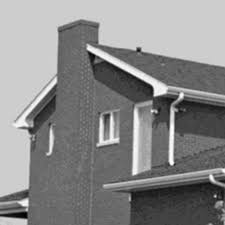
#> input picture 220962076_CV/220962076_week7/images.jpeg, 225 x 225 px
$ python -i week7.py   (imports and definitions only)   (older library calls are emulated)
#> lines starting #> are read from the running program, lines starting #| are printed output that depends on the picture; after the words box and inside, x2 and y2 are one past the last pixel; in counts of white or black regions, pixels touching at a corner belong together
#> further down, picture is the input picture: shape (225, 225, 3); min 0, max 255, mean 136.5
import cv2
import numpy as np
import streamlit as st
from PIL import Image

def harris_corner_detection(image, k=0.04, threshold=0.01):
#> called with k = 0.04, threshold = 0.01
    gray = cv2.cvtColor(image, cv2.COLOR_BGR2GRAY).astype(np.float32)
    Ix = cv2.Sobel(gray, cv2.CV_32F, 1, 0, ksize=3)
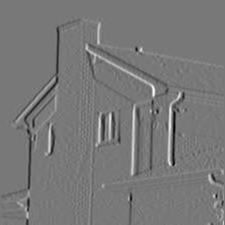
#> Ix: shape (225, 225) float32; min -647, max 717, mean -2.4; drawn with min black and max white
    Iy = cv2.Sobel(gray, cv2.CV_32F, 0, 1, ksize=3)
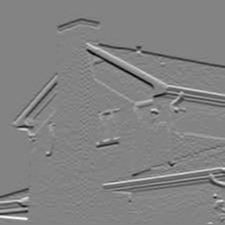
#> Iy: shape (225, 225) float32; min -719, max 678, mean -3.7; drawn with min black and max white

    Ixx = Ix**2
    Ixy = Ix*Iy
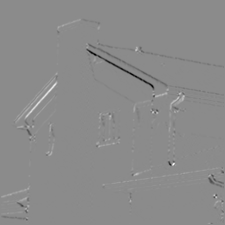
#> Ixy: shape (225, 225) float32; min -263476, max 219296, mean -247.4; drawn with min black and max white
    Iyy = Iy**2

    Sxx = cv2.GaussianBlur(Ixx, (3, 3), 0)
    Sxy = cv2.GaussianBlur(Ixy, (3, 3), 0)
    Syy = cv2.GaussianBlur(Iyy, (3, 3), 0)

    det_M = Sxx * Syy - Sxy**2
    trace_M = Sxx + Syy
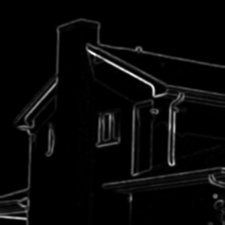
#> trace_M: shape (225, 225) float32; min 0, max 413494.6, mean 13181.3; drawn with min black and max white
    R = det_M - k * trace_M**2
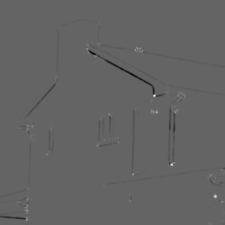
#> R: shape (225, 225) float32; min -6.41e+09, max 9.83e+09, mean -30429820; drawn with min black and max white

    corners = R > (threshold * R.max())
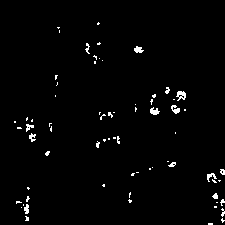
#> corners: shape (225, 225) bool; 1.7% white in thin lines or dots, all inside (x1, y1, x2, y2) = (14, 22, 225, 225)
    corners_image = image.copy()
    corners_image[corners] = [0, 0, 255]  # Mark corners in red
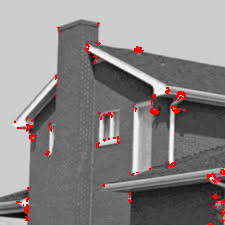
#> corners_image: shape (225, 225, 3); 1.75% of pixels changed, all inside (x1, y1, x2, y2) = (14, 22, 225, 225)

    return corners_image

def fast_corner_detection(image, threshold):
    gray = cv2.cvtColor(image, cv2.COLOR_BGR2GRAY).astype(np.float32)
    corners_image = image.copy()
    height, width = gray.shape

    # Define the circle of 16 pixels around the center pixel
    circle = [(int(3*np.sin(i*2*np.pi/16)), int(3*np.cos(i*2*np.pi/16))) for i in range(16)]

    for y in range(3, height-3):
        for x in range(3, width-3):
            center_intensity = gray[y, x]
            circle_intensities = [gray[y+dy, x+dx] for dx, dy in circle]

            # Compute the differences in intensity and check the FAST corner criterion
            differences = np.abs(np.array(circle_intensities) - center_intensity)
            if np.sum(differences > threshold) > 12:
                corners_image[y, x] = [0, 255, 0]  # Mark corners in green

    return corners_image

# Streamlit app
# [24 lines not run here, left out]

>>> import cv2
>>> picture = cv2.imread('images.jpeg')
>>> result = harris_corner_detection(picture)

$ run again, on 220962076_CV/220962076_week7/human3.jpeg
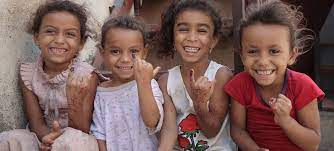
#> input picture 220962076_CV/220962076_week7/human3.jpeg, 334 x 151 px
#> picture is the input picture: shape (151, 334, 3); mean B, G, R 89, 93.3, 124
#> in harris_corner_detection, `corners = R > (threshold * R.max())`:
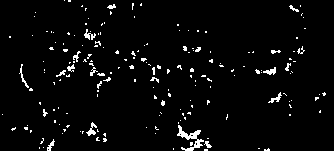
#> corners: shape (151, 334) bool; 3.5% white in thin lines or dots
#> in harris_corner_detection, `corners_image[corners] = [0, 0, 255]`:
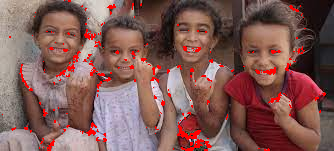
#> corners_image: shape (151, 334, 3); 3.48% of pixels changed, all inside (x1, y1, x2, y2) = (2, 0, 326, 151)

$ run again, on 220962076_CV/220962076_week7/fishing-8842590_640.jpg
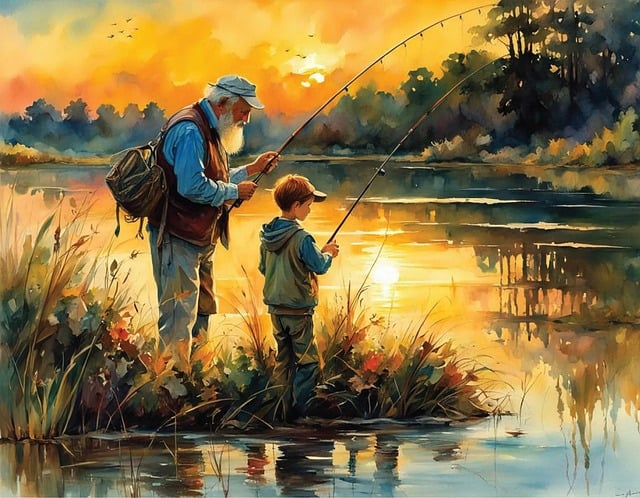
#> input picture 220962076_CV/220962076_week7/fishing-8842590_640.jpg, 640 x 498 px
#> picture is the input picture: shape (498, 640, 3); mean B, G, R 68.8, 115.5, 137.1
#> in harris_corner_detection, `corners = R > (threshold * R.max())`:
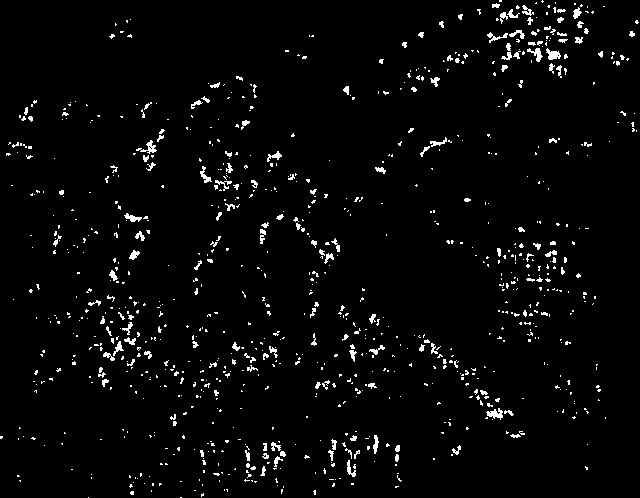
#> corners: shape (498, 640) bool; 3% white in thin lines or dots
#> in harris_corner_detection, `corners_image[corners] = [0, 0, 255]`:
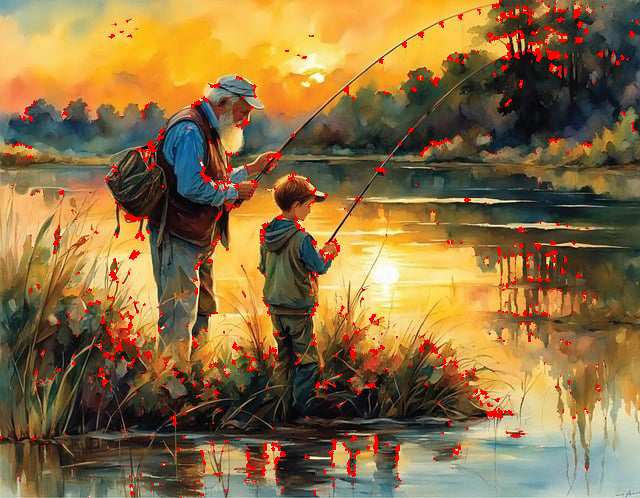
#> corners_image: shape (498, 640, 3); 3.03% of pixels changed, all inside (x1, y1, x2, y2) = (0, 0, 639, 498)

$ run again, on 220962076_CV/220962076_week7/girl-1894125_640.jpg
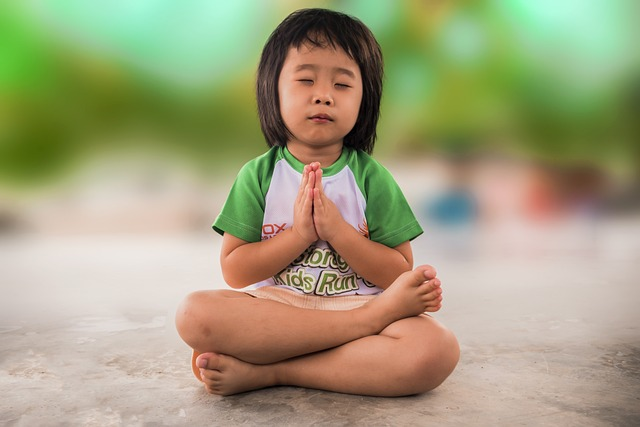
#> input picture 220962076_CV/220962076_week7/girl-1894125_640.jpg, 640 x 427 px
#> picture is the input picture: shape (427, 640, 3); mean B, G, R 125.7, 159.7, 162.5
#> corners: shape (427, 640) bool; 0.55% white in thin lines or dots, all inside (x1, y1, x2, y2) = (192, 47, 442, 370)
#> in harris_corner_detection, `corners_image[corners] = [0, 0, 255]`:
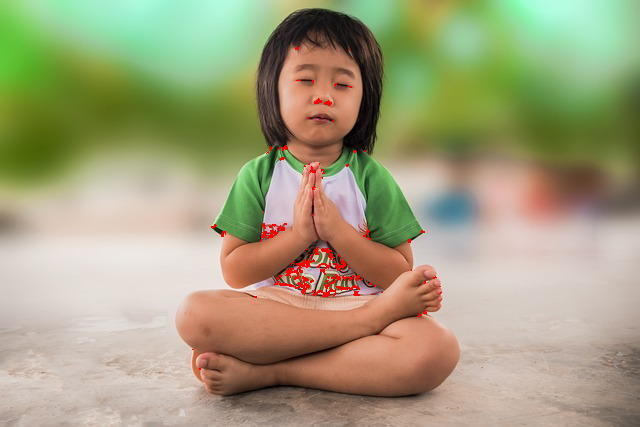
#> corners_image: shape (427, 640, 3); 0.55% of pixels changed, all inside (x1, y1, x2, y2) = (192, 47, 442, 370)
